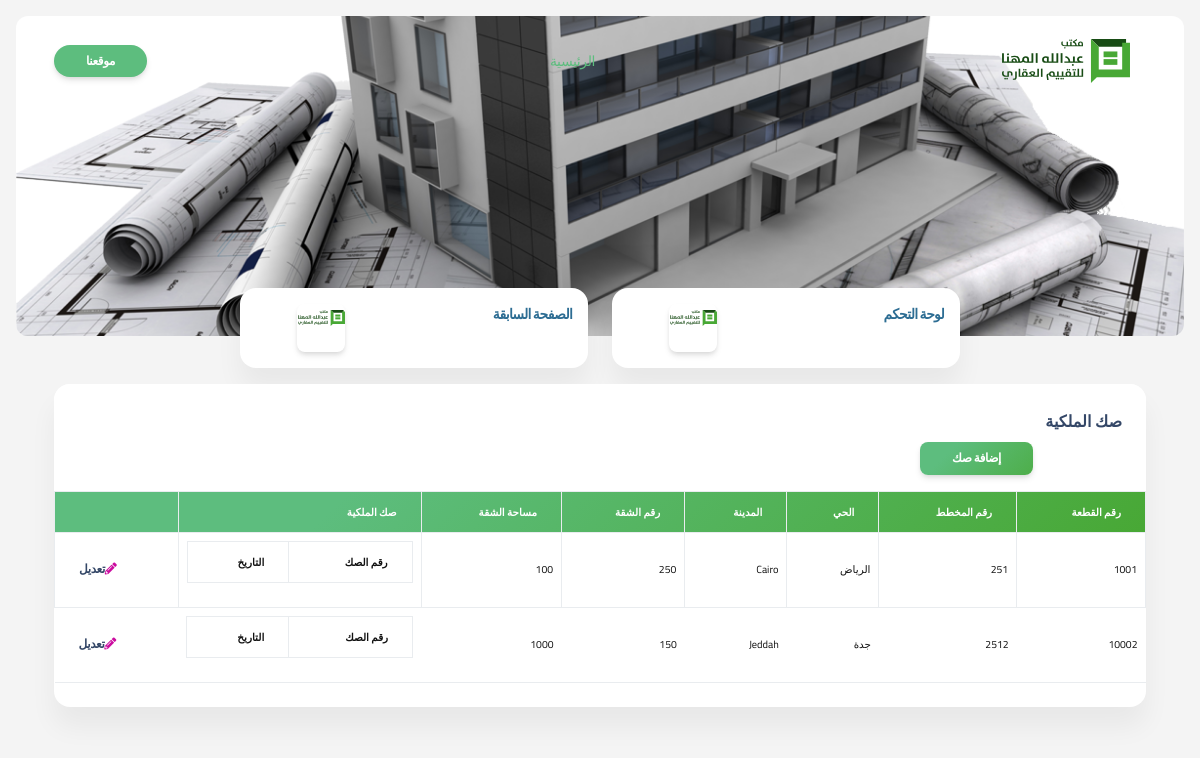
The page /documents/professions/all on the database as committed earlier.
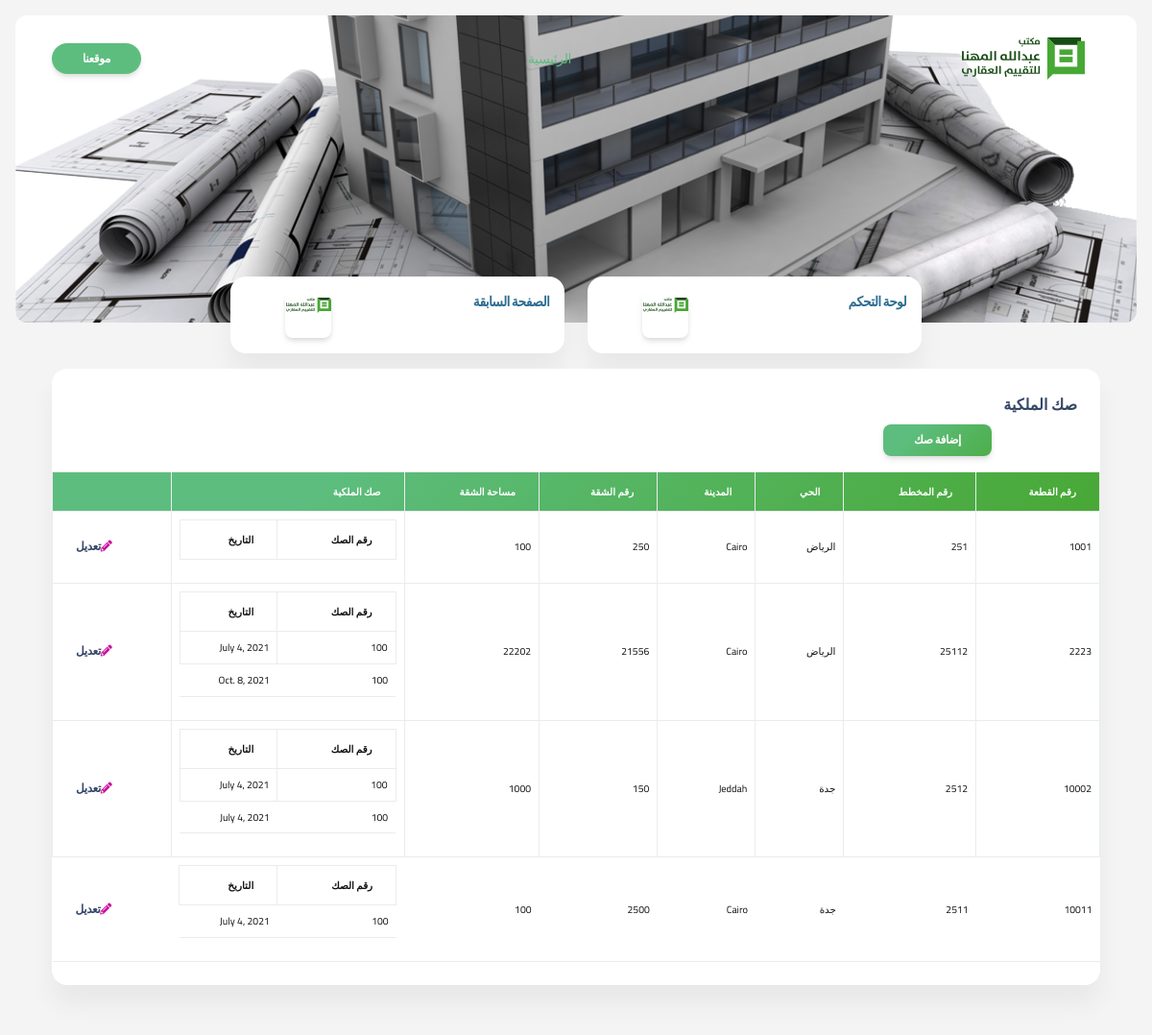
The same page on the database as committed later.
### documents/models.py (models this page shows, shortened)
class ProfessionDocument(models.Model):
    areaNumber = models.IntegerField(primary_key=True)
    plannedNumber = models.IntegerField(unique=True)
    district = models.CharField(max_length=255, null=True, blank=True)
    city = models.CharField(max_length=255, null=True, blank=True)
    apartmentNumber = models.IntegerField(null=True, blank=True)
    apartmentArea = models.IntegerField(null=True, blank=True)
    proof = models.ManyToManyField(ProfessionProof)

class ProfessionProof(models.Model):
    professionNumber = models.IntegerField(null=True, blank=True)
    date = models.DateField(null=True, blank=True)

### documents/views.py (the view)
# urls.py: path('professions/all', views.AllProfessionDocuments.as_view(), name='all-professions'),
class AllProfessionDocuments(View):
    def get(self, request):
        data = ProfessionDocument.objects.all()
        return render(request, 'documents/professions/allPrfoession.html', context={"data": data})

### templates/documents/professions/allPrfoession.html (shortened to what this page needs)
{% extends 'masterpage.html' %}
{% load static %}
{% block body %}
<section class="min-vh-85 mb-8" style="background-color: #f4f4f4">
    <div class=" bg-kheer page-header align-items-start min-vh-90 pt-5 pb-11 m-3 border-radius-lg" style="background-image: url('../../../static/images/mahna.png')">
      <div class="container">
        <div class="row justify-content-center">
          <div class="col-lg-5 text-center mx-auto pt-lg-5">
          </div>
        </div>
      </div>
    </div>
    <div class="container">
     {% include 'partials/_menu.html' %}
        <div class="row pt-3">
             <div class="col-12">
        <div class="card mb-4">
            <div class="card-header pb-0">
                <h6>صك الملكية</h6>
                <div class="row d-flex justify-content-center">
                    <div class="col-10 ">
                       <a href="{% url 'add-professions' %}" class="btn btn-sm text-white bg-mahna">
                           إضافة صك
                       </a>
                    </div>
                </div>
            </div>
            <div class="card-body px-0 pt-0 pb-2">
                 <div class="table-responsive">
                        <table class="table align-items-center table-bordered">
                            <thead class="bg-mahna" style="height: 2vh;">
                                <tr>
                                    <th class="text-xxs font-weight-bolder text-white">رقم القطعة</th>
                                    <th class="text-xxs font-weight-bolder text-white"> رقم المخطط</th>
                                                                        <th class="text-xxs text-white font-weight-bolder">الحي </th>
                                    <th class="text-xxs font-weight-bolder text-white">المدينة</th>
                                    <th class="text-xxs font-weight-bolder text-white"> رقم الشقة</th>
                                    <th class="text-xxs font-weight-bolder text-white">مساحة الشقة</th>
                                    <th class="text-xxs font-weight-bolder text-white">  صك الملكية</th>
                                    <th class="text-secondary opacity-7 text-white"></th>
                                </tr>
                            </thead>
                            <tbody>
                             {% for item in data %}
                              <tr>
                                        <td>
                                                    <p class="mb-0 text-xxs txt-black">{{ item.areaNumber }}</p>
                                        </td>
 <td>
                                                    <p class="mb-0 text-xxs txt-black">{{ item.plannedNumber }}</p>
                                        </td>
                                   <td>
                                                    <p class="mb-0 text-xxs txt-black">{{ item.district }}</p>
                                        </td>
                                   <td>
                                                    <p class="mb-0 text-xxs txt-black">{{ item.city }}</p>
                                        </td>
                                   <td>
                                                    <p class="mb-0 text-xxs txt-black">{{ item.apartmentNumber }}</p>
                                        </td>
                                   <td>
                                                    <p class="mb-0 text-xxs txt-black">{{ item.apartmentArea }}</p>
                                        </td>
                                   <td>
                                                  <table class="table align-items-center table-bordered">
                                                      <thead style="height: 2vh;">
                                                      <tr>
                                                          <th class="text-xxs font-weight-bolder txt-black">
                                                              رقم الصك
                                                          </th>
                                                          <th class="text-xxs font-weight-bolder txt-black">
                                                                 التاريخ
                                                          </th>
                                                      </tr>
                                                      </thead>
                                                      <tbody>
                                                     {% for proof in item.proof.all %}
                                                         <tr>
                                                         <td>
                                                             <p class="mb-0 text-xxs txt-black">{{ proof.professionNumber }}</p>
                                                         </td>
                                                          <td>
                                                             <p class="mb-0 text-xxs txt-black">{{ proof.date }}</p>
                                                         </td>
                                                         </tr>
                                                         {% endfor %}
                                                      </tbody>
                                                  </table>
                                        </td>
                                  <td class="ms-auto text-start">
                                            <a class="btn btn-link text-dark px-3 mb-0" href="{% url 'update-professions' item.pk %}"><i class="fas fa-pencil-alt text-primary me-2" aria-hidden="true"></i>تعديل</a>
                                        </td>
                                    </tr>
                               {% endfor %}
                            </tbody>
                        </table>
</div>
            </div>
        </div>
        </div>
   </div>
    </div>
  </section>
{% endblock body %}

### templates/masterpage.html (shortened to what this page needs)
<!DOCTYPE html>
<html lang="ar" dir="rtl">
{% load static %}
<head>
    <link href="{% static 'css/nucleo-icons.css' %}" rel="stylesheet" />
    <link href="{% static 'css/nucleo-svg.css' %}" rel="stylesheet" />
    <link href="{% static 'css/nucleo-svg.css' %}" rel="stylesheet" />
    <link id="pagestyle" href="{% static 'css/soft-ui-dashboard.css' %}" rel="stylesheet" />
    <link rel="stylesheet" href="https://cdnjs.cloudflare.com/ajax/libs/font-awesome/5.15.4/css/all.min.css" />
</head>
<body class="g-sidenav-show" style="background-color: #f4f4f4">
{% include 'masterheader.html' %}
{% block body %}
{% endblock body %}
</body>
</html>

### templates/masterheader.html (shortened to what this page needs)
{% load static %}
 <nav class="navbar navbar-expand-lg position-absolute top-0 z-index-3 w-100 shadow-none my-3  navbar-transparent mt-4">
    <div class="container">
      <a class="navbar-brand font-weight-bolder ms-lg-0 ms-3 text-white" href="{% url 'home-page' %}">
          <img src="{% static 'images/logo.svg' %}" class="logo_login" />
      </a>
      <div class="collapse navbar-collapse w-100 pt-3 pb-2 py-lg-0" id="navigation">
                                  <ul class="navbar-nav navbar-nav-hover mx-auto">
                                                                        <li class="nav-item">
                                    <a class="nav-link me-2 green-khieer" href="{% url 'home-page' %}">
                                        الرئيسية
                                    </a>
                                </li>
                            </ul>
        <ul class="navbar-nav d-lg-block d-none">
          <li class="nav-item">
            <a href="" class="btn btn-sm text-white bg-maal  btn-round mb-0 me-1">موقعنا</a>
          </li>
        </ul>
      </div>
    </div>
  </nav>

### templates/partials/_menu.html
{% load static %}
      <div class="row mt-lg-n6 mt-md-n6 mt-n6 justify-content-center">
                              <div class="col-xl-4 col-sm-6 mb-xl-0 mb-4">
         <a href="{% url 'home-page' %}" style="cursor: pointer; text-decoration: none">
              <div class="card">
            <div class="card-body p-3">
              <div class="row">
                <div class="col-8">
                  <div class="numbers">
                      <h4 class="text-sm blue-khieer mb-0 text-capitalize font-weight-bold">لوحة التحكم</h4>
                  </div>
                </div>
                <div class="col-4 text-end">
                  <div class="icon icon-shape shadow text-center border-radius-md">
                      <img src="{% static 'images/logo.svg' %}" style="width: 2.9rem" class="logo_user"/>
                  </div>
                </div>
              </div>
            </div>
          </div>
          </a>
        </div>
                              <div class="col-xl-4 col-sm-6 mb-xl-0 mb-4">
         <a href="" style="cursor: pointer; text-decoration: none">
              <div class="card">
            <div class="card-body p-3">
              <div class="row">
                <div class="col-8">
                  <div class="numbers">
                      <h4 class="text-sm blue-khieer mb-0 text-capitalize font-weight-bold">الصفحة السابقة</h4>
                  </div>
                </div>
                <div class="col-4 text-end">
                  <div class="icon icon-shape shadow text-center border-radius-md">
                      <img src="{% static 'images/logo.svg' %}" style="width: 2.9rem" class="logo_user"/>
                  </div>
                </div>
              </div>
            </div>
          </div>
          </a>
        </div>
      </div>

### static/css/nucleo-svg.css (style rules this page uses)
.icon { display: inline-block; color: #111111; height: 1em; width: 1em; }
.icon { fill: currentColor; stroke: none; }

Rows that differ between the two databases and show on the page:
added ProfessionDocument: areaNumber "2223", plannedNumber "25112", district "الرياض", city "Cairo", apartmentNumber "21556", apartmentArea "22202"
added ProfessionProof: professionNumber "100", date "July 4, 2021", shown under "2223"
added ProfessionProof: professionNumber "100", date "Oct. 8, 2021", shown under "2223"
added ProfessionProof: professionNumber "100", date "July 4, 2021"
added ProfessionProof: professionNumber "100", date "July 4, 2021", shown under ProfessionDocument "Jeddah"
added ProfessionDocument: areaNumber "10011", plannedNumber "2511", district "جدة", city "Cairo", apartmentNumber "2500", apartmentArea "100"
